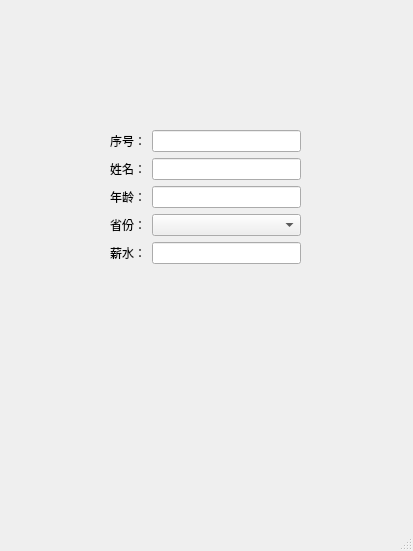
<?xml version="1.0" encoding="UTF-8"?>
<ui version="4.0">
 <class>MainWindow</class>
 <widget class="QMainWindow" name="MainWindow">
  <property name="geometry">
   <rect>
    <x>0</x>
    <y>0</y>
    <width>413</width>
    <height>551</height>
   </rect>
  </property>
  <property name="windowTitle">
   <string>MainWindow</string>
  </property>
  <widget class="QWidget" name="centralwidget">
   <widget class="QWidget" name="">
    <property name="geometry">
     <rect>
      <x>110</x>
      <y>130</y>
      <width>191</width>
      <height>141</height>
     </rect>
    </property>
    <layout class="QFormLayout" name="formLayout">
     <item row="0" column="1">
      <widget class="QLineEdit" name="lineEdit"/>
     </item>
     <item row="1" column="0">
      <widget class="QLabel" name="label_2">
       <property name="text">
        <string>姓名：</string>
       </property>
      </widget>
     </item>
     <item row="1" column="1">
      <widget class="QLineEdit" name="lineEdit_2"/>
     </item>
     <item row="2" column="0">
      <widget class="QLabel" name="label_3">
       <property name="text">
        <string>年龄：</string>
       </property>
      </widget>
     </item>
     <item row="2" column="1">
      <widget class="QLineEdit" name="lineEdit_3"/>
     </item>
     <item row="3" column="0">
      <widget class="QLabel" name="label_4">
       <property name="text">
        <string>省份：</string>
       </property>
      </widget>
     </item>
     <item row="3" column="1">
      <widget class="QComboBox" name="comboBox"/>
     </item>
     <item row="4" column="0">
      <widget class="QLabel" name="label_5">
       <property name="text">
        <string>薪水：</string>
       </property>
      </widget>
     </item>
     <item row="4" column="1">
      <widget class="QLineEdit" name="lineEdit_4"/>
     </item>
     <item row="0" column="0">
      <widget class="QLabel" name="label">
       <property name="text">
        <string>序号：</string>
       </property>
      </widget>
     </item>
    </layout>
   </widget>
  </widget>
  <widget class="QMenuBar" name="menubar">
   <property name="geometry">
    <rect>
     <x>0</x>
     <y>0</y>
     <width>413</width>
     <height>23</height>
    </rect>
   </property>
  </widget>
  <widget class="QStatusBar" name="statusbar"/>
 </widget>
 <resources/>
 <connections/>
</ui>
